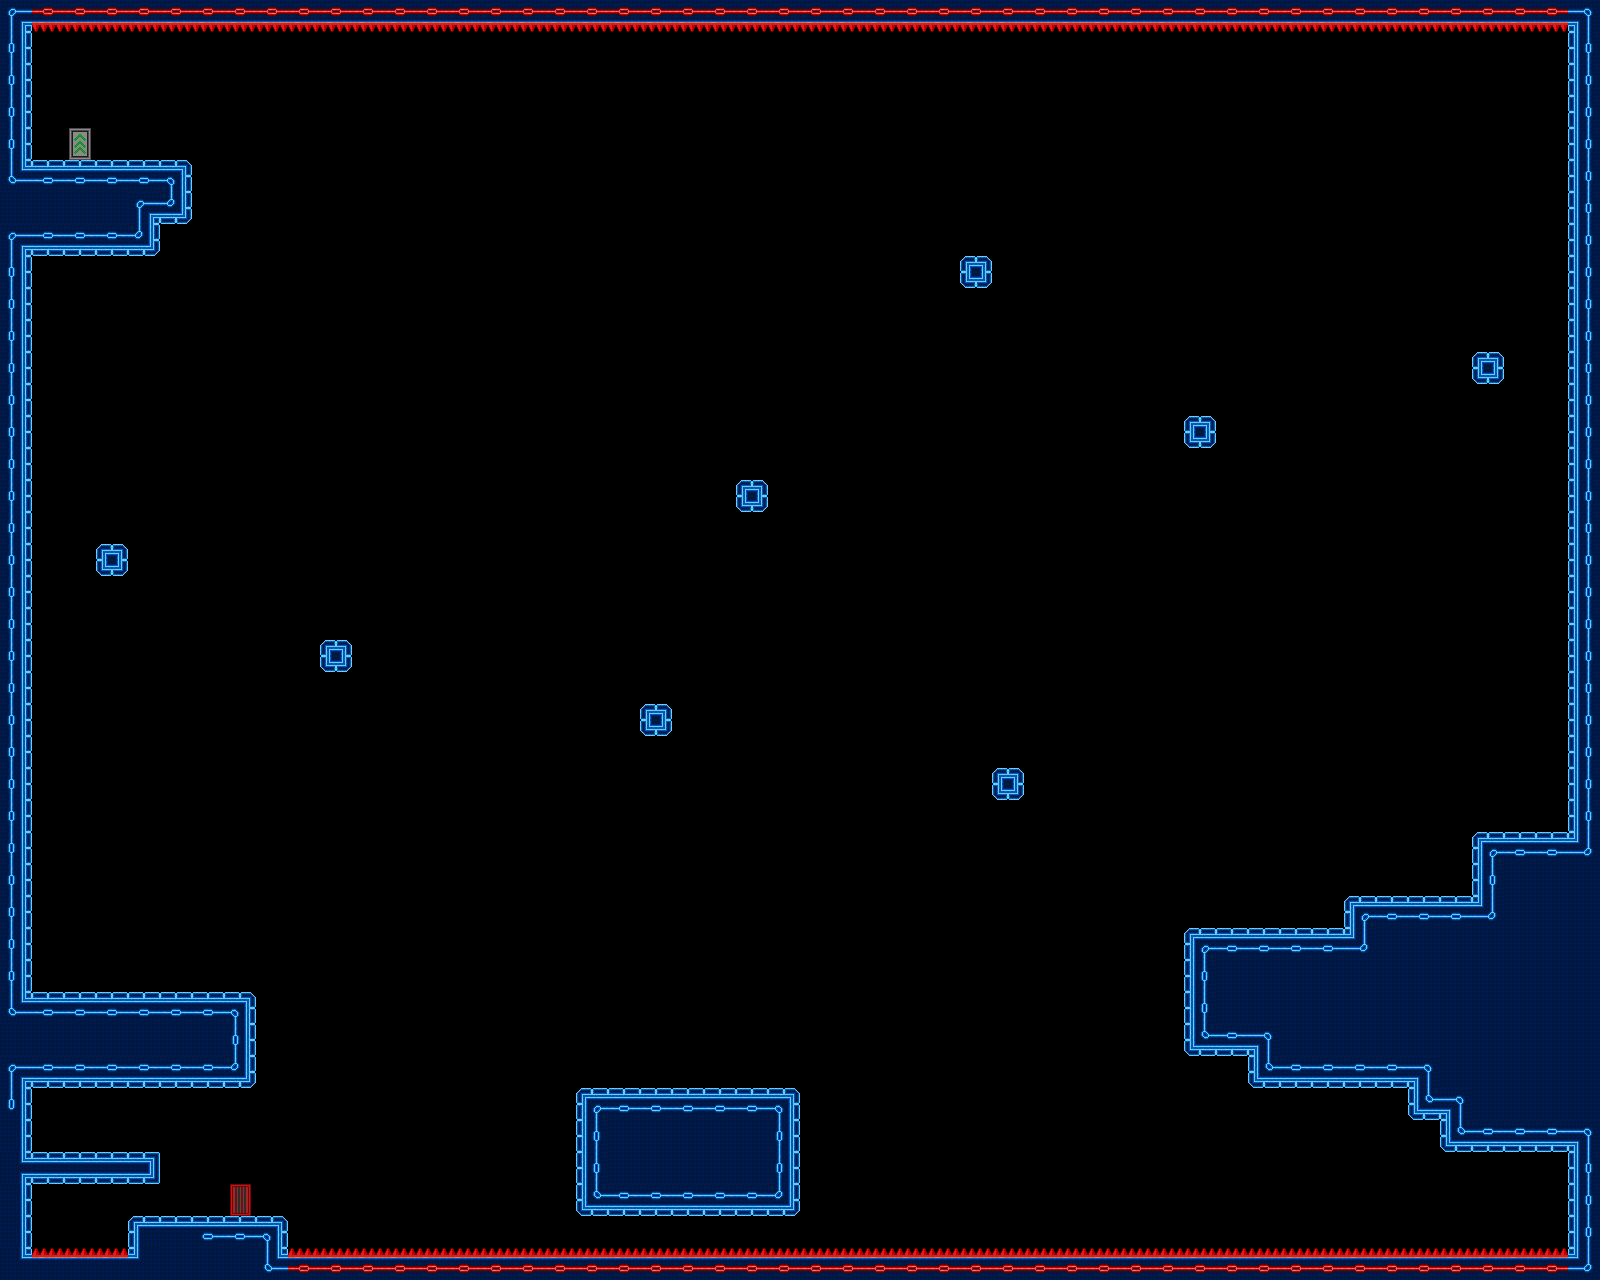

A 2D game scene composited from a Tiled map and its tileset images. What follows is a short description and the map's XML, with each tile layer's data collapsed to a summary:
An orthogonal 50x40 tile map with 32x32 px tiles, 1 tile layer (Tile Layer 1), 2 tilesets and 27 objects.

<map version="1.0" orientation="orthogonal" renderorder="right-down" width="50" height="40" tilewidth="32" tileheight="32" nextobjectid="36">
 <tileset firstgid="1" name="TestTiles" tilewidth="32" tileheight="32" tilecount="117">
  <image source="resources/tiles/TestTile.png" width="416" height="288" />
 </tileset>
 <tileset firstgid="118" name="New_Spritesheet" tilewidth="32" tileheight="32" tilecount="1024">
  <image source="resources/tiles/New_Spritesheet.png" width="1024" height="1024" />
 </tileset>
 <layer name="Tile Layer 1" width="50" height="40">
  <data>[2000 cells, 338 non-empty, 29 distinct tile ids]</data>
 </layer>
 <objectgroup name="Triggers" visible="0">
  <object id="1" x="224" y="1184" width="32" height="32">
   <properties>
    <property name="playerEntrance" value="" />
   </properties>
  </object>
  <object id="2" x="32" y="1152" width="128" height="32">
   <properties>
    <property name="blocker" value="tbr" />
   </properties>
  </object>
  <object id="4" x="0" y="0" width="32" height="1248">
   <properties>
    <property name="blocker" value="r" />
   </properties>
  </object>
  <object id="5" x="128" y="1216" width="160" height="32">
   <properties>
    <property name="blocker" value="tlr" />
   </properties>
  </object>
  <object id="6" x="32" y="1248" width="96" height="32">
   <properties>
    <property name="deadly" value="t" />
   </properties>
  </object>
  <object id="7" x="576" y="1088" width="224" height="128">
   <properties>
    <property name="blocker" value="tbrl" />
   </properties>
  </object>
  <object id="8" x="288" y="1248" width="1280" height="32">
   <properties>
    <property name="deadly" value="t" />
   </properties>
  </object>
  <object id="9" x="32" y="992" width="224" height="96">
   <properties>
    <property name="blocker" value="tbr" />
   </properties>
  </object>
  <object id="13" x="1568" y="0" width="32" height="1280">
   <properties>
    <property name="blocker" value="l" />
   </properties>
  </object>
  <object id="14" x="32" y="0" width="1536" height="32">
   <properties>
    <property name="deadly" value="b" />
   </properties>
  </object>
  <object id="17" x="960" y="256" width="32" height="32">
   <properties>
    <property name="blocker" value="tblr" />
   </properties>
  </object>
  <object id="18" x="1184" y="416" width="32" height="32">
   <properties>
    <property name="blocker" value="tblr" />
   </properties>
  </object>
  <object id="19" x="1472" y="352" width="32" height="32">
   <properties>
    <property name="blocker" value="tblr" />
   </properties>
  </object>
  <object id="20" x="736" y="480" width="32" height="32">
   <properties>
    <property name="blocker" value="tbrl" />
   </properties>
  </object>
  <object id="21" x="96" y="544" width="32" height="32">
   <properties>
    <property name="blocker" value="tblr" />
   </properties>
  </object>
  <object id="22" x="320" y="640" width="32" height="32">
   <properties>
    <property name="blocker" value="tblr" />
   </properties>
  </object>
  <object id="23" x="640" y="704" width="32" height="32">
   <properties>
    <property name="blocker" value="tblr" />
   </properties>
  </object>
  <object id="24" x="992" y="768" width="32" height="32">
   <properties>
    <property name="blocker" value="tblr" />
   </properties>
  </object>
  <object id="25" x="32" y="160" width="160" height="64">
   <properties>
    <property name="blocker" value="tr" />
   </properties>
  </object>
  <object id="27" x="32" y="224" width="128" height="32">
   <properties>
    <property name="blocker" value="br" />
   </properties>
  </object>
  <object id="28" x="1184" y="928" width="384" height="128">
   <properties>
    <property name="blocker" value="tblr" />
   </properties>
  </object>
  <object id="29" x="1248" y="1056" width="320" height="32">
   <properties>
    <property name="blocker" value="tblr" />
   </properties>
  </object>
  <object id="30" x="1344" y="896" width="224" height="32">
   <properties>
    <property name="blocker" value="tblr" />
   </properties>
  </object>
  <object id="31" x="1472" y="832" width="96" height="64">
   <properties>
    <property name="blocker" value="tblr" />
   </properties>
  </object>
  <object id="32" x="1408" y="1088" width="160" height="32">
   <properties>
    <property name="blocker" value="tblr" />
   </properties>
  </object>
  <object id="33" x="1440" y="1120" width="128" height="32">
   <properties>
    <property name="blocker" value="tblr" />
   </properties>
  </object>
  <object id="35" x="64" y="128" width="32" height="32">
   <properties>
    <property name="playerExit" value="Level15" />
   </properties>
  </object>
 </objectgroup>
</map>
